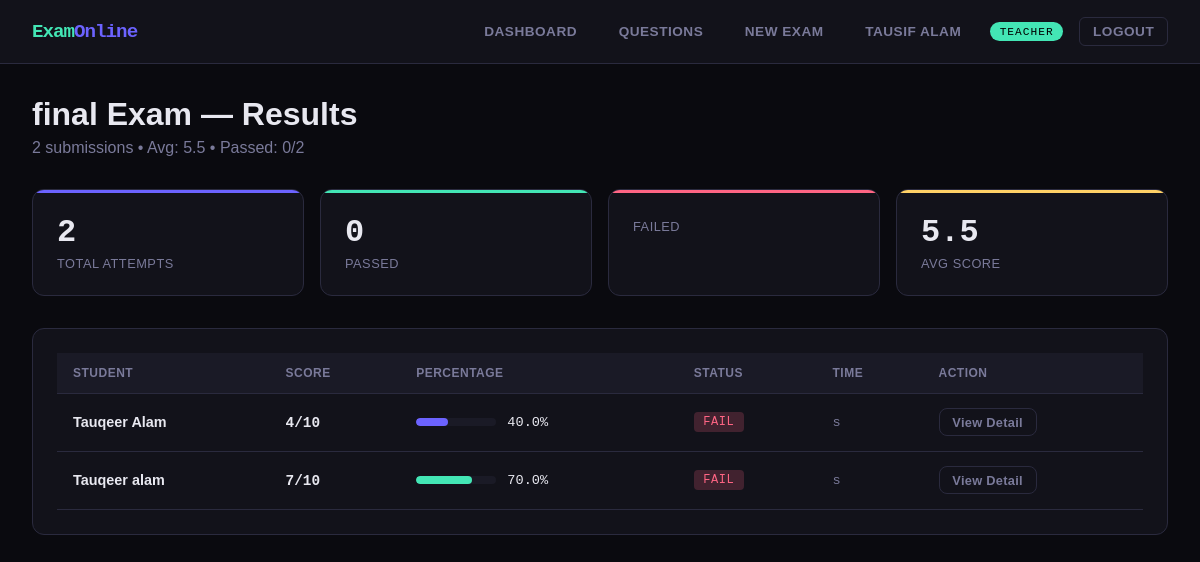
Page /exam-results/4/ (signed in) on the committed database.
### accounts/models.py (models this page shows, shortened)
class User(AbstractUser):
    ROLE_CHOICES = [('admin', 'Admin'), ('teacher', 'Teacher'), ('student', 'Student')]
    role = models.CharField(max_length=10, choices=ROLE_CHOICES, default='student')
    phone = models.CharField(max_length=15, blank=True)
    profile_pic = models.CharField(max_length=200, blank=True)
    bio = models.TextField(blank=True)
    created_at = models.DateTimeField(auto_now_add=True)

### exams/models.py (models this page shows, shortened)
class Exam(models.Model):
    title = models.CharField(max_length=200)
    subject = models.ForeignKey(Subject, on_delete=models.CASCADE)
    description = models.TextField(blank=True)
    duration_minutes = models.PositiveIntegerField(default=60)
    total_marks = models.IntegerField(default=0)
    pass_marks = models.IntegerField(default=0)
    start_time = models.DateTimeField()
    end_time = models.DateTimeField()
    questions = models.ManyToManyField(Question, blank=True)
    created_by = models.ForeignKey(User, on_delete=models.CASCADE)
    is_active = models.BooleanField(default=True)
    shuffle_questions = models.BooleanField(default=False)
    created_at = models.DateTimeField(auto_now_add=True)

class ExamAttempt(models.Model):
    exam = models.ForeignKey(Exam, on_delete=models.CASCADE, related_name='attempts')
    student = models.ForeignKey(User, on_delete=models.CASCADE)
    started_at = models.DateTimeField(auto_now_add=True)
    submitted_at = models.DateTimeField(null=True, blank=True)
    score = models.IntegerField(default=0)
    total_marks = models.IntegerField(default=0)
    is_submitted = models.BooleanField(default=False)
    class Meta:
        unique_together = (('exam', 'student'),)
    @property
    def percentage(self):
        if self.total_marks == 0:
            return 0
        return round((self.score / self.total_marks) * 100, 2)
    @property
    def passed(self):
        return self.score >= self.exam.pass_marks

### exams/views.py (the view)
# urls.py: path('exam-results/<int:exam_id>/', ev.exam_results, name='exam_results'),
@login_required
def exam_results(request, exam_id):
    if request.user.role not in ('teacher', 'admin'):
        return redirect('dashboard')
    exam = get_object_or_404(Exam, id=exam_id)
    attempts = ExamAttempt.objects.filter(exam=exam, is_submitted=True).select_related('student')
    avg = attempts.aggregate(Avg('score'))['score__avg'] or 0
    passed = attempts.filter(score__gte=exam.pass_marks).count()
    ctx = {'exam': exam, 'attempts': attempts, 'avg_score': round(avg, 1), 'passed_count': passed}
    return render(request, 'exams/exam_results.html', ctx)

### templates/exams/exam_results.html (shortened to what this page needs)
{% extends 'base.html' %}
{% block content %}
<div class="container">
  <div class="page-header">
    <h1>{{ exam.title }} — Results</h1>
    <p>{{ attempts.count }} submissions &bull; Avg: {{ avg_score }} &bull; Passed: {{ passed_count }}/{{ attempts.count }}</p>
  </div>
  <div class="stats-grid" style="margin-bottom:2rem">
    <div class="stat-card"><div class="stat-num">{{ attempts.count }}</div><div class="stat-label">Total Attempts</div></div>
    <div class="stat-card green"><div class="stat-num">{{ passed_count }}</div><div class="stat-label">Passed</div></div>
    <div class="stat-card pink"><div class="stat-num">{{ attempts.count|add:"-"|add:passed_count }}</div><div class="stat-label">Failed</div></div>
    <div class="stat-card yellow"><div class="stat-num">{{ avg_score }}</div><div class="stat-label">Avg Score</div></div>
  </div>
  <div class="card">
    <div class="table-wrap">
      <table>
        <thead><tr><th>Student</th><th>Score</th><th>Percentage</th><th>Status</th><th>Time</th><th>Action</th></tr></thead>
        <tbody>
          {% for a in attempts %}
          <tr>
            <td><div style="font-weight:600">{{ a.student.get_full_name|default:a.student.username }}</div></td>
            <td><span style="font-family:var(--mono);font-weight:700">{{ a.score }}/{{ a.total_marks }}</span></td>
            <td>
              <div style="display:flex;align-items:center;gap:.7rem">
                <div class="progress-bar" style="width:80px"><div class="progress-fill {% if a.percentage >= 50 %}green{% endif %}" style="width:{{ a.percentage }}%"></div></div>
                <span style="font-family:var(--mono);font-size:.85rem">{{ a.percentage }}%</span>
              </div>
            </td>
            <td><span class="tag {% if a.passed %}tag-pass{% else %}tag-fail{% endif %}">{% if a.passed %}PASS{% else %}FAIL{% endif %}</span></td>
            <td style="font-family:var(--mono);font-size:.85rem;color:var(--text-dim)">{{ a.time_taken }}s</td>
            <td><a href="{% url 'exam_result_detail' a.id %}" class="btn btn-ghost btn-sm">View Detail</a></td>
          </tr>
          {% empty %}
          <tr><td colspan="6"><div class="empty-state"><div class="icon">📊</div><p>No attempts yet</p></div></td></tr>
          {% endfor %}
        </tbody>
      </table>
    </div>
  </div>
</div>
{% endblock %}

### templates/base.html (shortened to what this page needs)
<!DOCTYPE html>
<html lang="en">
<head>
</head>
<body>
{% if user.is_authenticated %}
<nav class="navbar">
  <div class="nav-brand">Exam<span>Online</span></div>
  <div class="nav-links">
    {% if user.role == 'admin' %}
      <a href="{% url 'admin_dashboard' %}">Dashboard</a>
      <a href="{% url 'manage_users' %}">Users</a>
      <a href="{% url 'all_results' %}">Results</a>
    {% elif user.role == 'teacher' %}
      <a href="{% url 'teacher_dashboard' %}">Dashboard</a>
      <a href="{% url 'question_bank' %}">Questions</a>
      <a href="{% url 'create_exam' %}">New Exam</a>
    {% else %}
      <a href="{% url 'student_dashboard' %}">Dashboard</a>
      <a href="{% url 'my_results' %}">My Results</a>
    {% endif %}
    <a href="{% url 'profile' %}">{{ user.get_full_name|default:user.username }}</a>
    <span class="badge-role {{ user.role }}">{{ user.role }}</span>
    <a href="{% url 'logout' %}" class="btn btn-ghost btn-sm">Logout</a>
  </div>
</nav>
{% endif %}
<main>
{% block content %}{% endblock %}
</main>
</body>
</html>

### templates/base.html (style rules this page uses)
:root { --bg: #0a0a0f; --surface: #12121a; --surface2: #1a1a26; --border: #2a2a3e; --accent: #6c63ff; --accent2: #ff6584; --accent3: #43e6b5; --text: #e8e8f0; --text-dim: #7a7a9a; --success: #43e6b5; --danger: #ff6584; --warning: #ffd166; --radius: 12px; --mono: 'Space Mono', monospace; --sans: 'Syne', sans-serif; }
* { box-sizing: border-box; margin: 0; padding: 0; }
body { background: var(--bg); color: var(--text); font-family: var(--sans); min-height: 100vh; }
a { color: var(--accent); text-decoration: none; }
.navbar { background: var(--surface); border-bottom: 1px solid var(--border); padding: 0 2rem; height: 64px; display: flex; align-items: center; justify-content: space-between; position: sticky; top: 0; z-index: 100; backdrop-filter: blur(10px); }
.nav-brand { font-family: var(--mono); font-weight: 700; font-size: 1.2rem; color: var(--accent3); letter-spacing: -1px; }
.nav-brand span { color: var(--accent); }
.nav-links { display: flex; gap: 1rem; align-items: center; }
.nav-links a { color: var(--text-dim); font-size: .85rem; font-weight: 600; padding: .4rem .8rem; border-radius: 6px; transition: all .2s; text-transform: uppercase; letter-spacing: .5px; }
.badge-role { background: var(--accent); color: #fff; font-size: .7rem; padding: .2rem .6rem; border-radius: 20px; font-family: var(--mono); text-transform: uppercase; letter-spacing: 1px; }
.badge-role.teacher { background: var(--accent3); color: #000; }
.container { max-width: 1200px; margin: 0 auto; padding: 2rem; }
.page-header { margin-bottom: 2rem; }
.page-header h1 { font-size: 2rem; font-weight: 800; color: var(--text); }
.page-header p { color: var(--text-dim); margin-top: .4rem; }
.card { background: var(--surface); border: 1px solid var(--border); border-radius: var(--radius); padding: 1.5rem; transition: border-color .2s; }
.stats-grid { display: grid; grid-template-columns: repeat(auto-fit, minmax(180px, 1fr)); gap: 1rem; margin-bottom: 2rem; }
.stat-card { background: var(--surface); border: 1px solid var(--border); border-radius: var(--radius); padding: 1.5rem; position: relative; overflow: hidden; }
.stat-card::before { content: ''; position: absolute; top: 0; left: 0; right: 0; height: 3px; background: var(--accent); }
.stat-card.green::before { background: var(--accent3); }
.stat-card.pink::before { background: var(--accent2); }
.stat-card.yellow::before { background: var(--warning); }
.stat-num { font-family: var(--mono); font-size: 2rem; font-weight: 700; color: var(--text); }
.stat-label { color: var(--text-dim); font-size: .8rem; margin-top: .3rem; text-transform: uppercase; letter-spacing: .5px; }
.btn { display: inline-flex; align-items: center; gap: .4rem; padding: .6rem 1.2rem; border-radius: 8px; border: none; cursor: pointer; font-family: var(--sans); font-weight: 600; font-size: .85rem; transition: all .2s; text-decoration: none; letter-spacing: .3px; }
.btn-ghost { background: transparent; color: var(--text-dim); border: 1px solid var(--border); }
.btn-sm { padding: .35rem .8rem; font-size: .8rem; }
.table-wrap { overflow-x: auto; }
table { width: 100%; border-collapse: collapse; }
thead th { background: var(--surface2); padding: .8rem 1rem; text-align: left; font-size: .75rem; color: var(--text-dim); text-transform: uppercase; letter-spacing: .5px; border-bottom: 1px solid var(--border); }
tbody td { padding: .9rem 1rem; border-bottom: 1px solid var(--border); font-size: .9rem; }
.tag { display: inline-block; padding: .2rem .6rem; border-radius: 4px; font-size: .75rem; font-family: var(--mono); text-transform: uppercase; letter-spacing: .5px; }
.tag-fail { background: rgba(255,101,132,.2); color: var(--accent2); }
.progress-bar { background: var(--surface2); border-radius: 10px; height: 8px; overflow: hidden; }
.progress-fill { height: 100%; background: var(--accent); border-radius: 10px; transition: width .5s; }
.progress-fill.green { background: var(--accent3); }

### rows in the picture
User: get_full_name "TAUSIF ALAM", role "TEACHER"
Exam: title "final Exam"
ExamAttempt: student.get_full_name "Tauqeer Alam", score "4", total_marks "10", percentage "40.0", shows "FAIL"
ExamAttempt: student.get_full_name "Tauqeer alam", score "7", total_marks "10", percentage "70.0", shows "FAIL"

### other values in the picture
{{ attempts.count }} "2"
{{ avg_score }} "5.5"
{{ passed_count }} "0"
